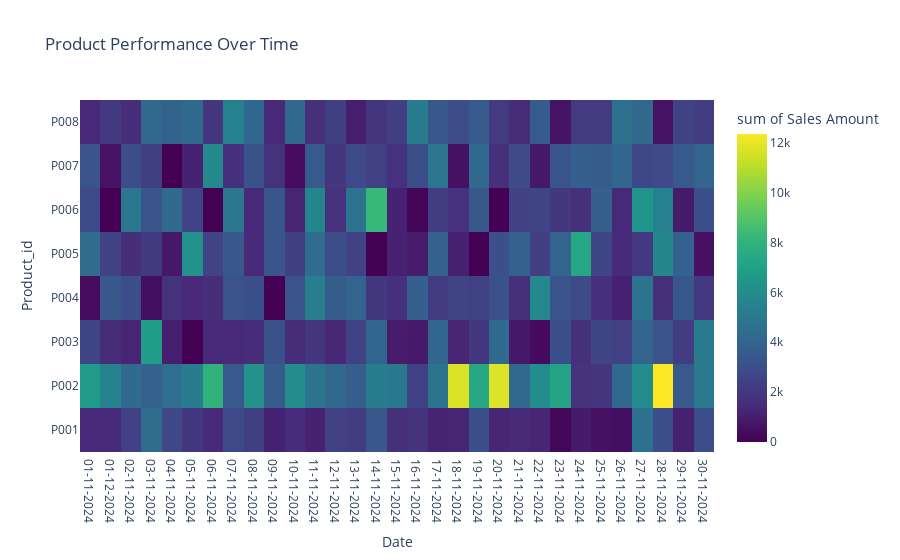

Source (notebook cell):
### Markdown cell above
Product Performance Over Time (Heatmap)

### Code cell
# Aggregate sales by date and product for a heatmap
sales_by_date_product = df.groupby(['Date', 'Product_id']).agg({'Sales Amount': 'sum'}).reset_index()

fig = px.density_heatmap(
    sales_by_date_product, 
    x='Date', y='Product_id', z='Sales Amount', 
    title='Product Performance Over Time',
    color_continuous_scale='Viridis'
)
fig.show()

### Figure 1 — Plotly figure (JSON) as saved in the notebook; plotly's stock layout.template omitted (floating-point values rounded to 4 significant figures; data arrays with more than 128 entries replaced by an {"elided": "..."} marker saying what was removed)
{"data": [{"coloraxis": "coloraxis", "histfunc": "sum", "hovertemplate": "Date=%{x}<br>Product_id=%{y}<br>sum of Sales Amount=%{z}<extra></extra>", "name": "", "type": "histogram2d", "x": {"elided": "240 str values"}, "xaxis": "x", "xbingroup": "x", "y": {"elided": "240 str values"}, "yaxis": "y", "ybingroup": "y", "z": {"elided": "240 float values"}}], "layout": {"coloraxis": {"colorbar": {"title": {"text": "sum of Sales Amount"}}, "colorscale": [[0, "#440154"], [0.1111, "#482878"], [0.2222, "#3e4989"], [0.3333, "#31688e"], [0.4444, "#26828e"], [0.5556, "#1f9e89"], [0.6667, "#35b779"], [0.7778, "#6ece58"], [0.8889, "#b5de2b"], [1, "#fde725"]]}, "legend": {"tracegroupgap": 0}, "title": {"text": "Product Performance Over Time"}, "xaxis": {"anchor": "y", "domain": [0, 1], "title": {"text": "Date"}}, "yaxis": {"anchor": "x", "domain": [0, 1], "title": {"text": "Product_id"}}}}
